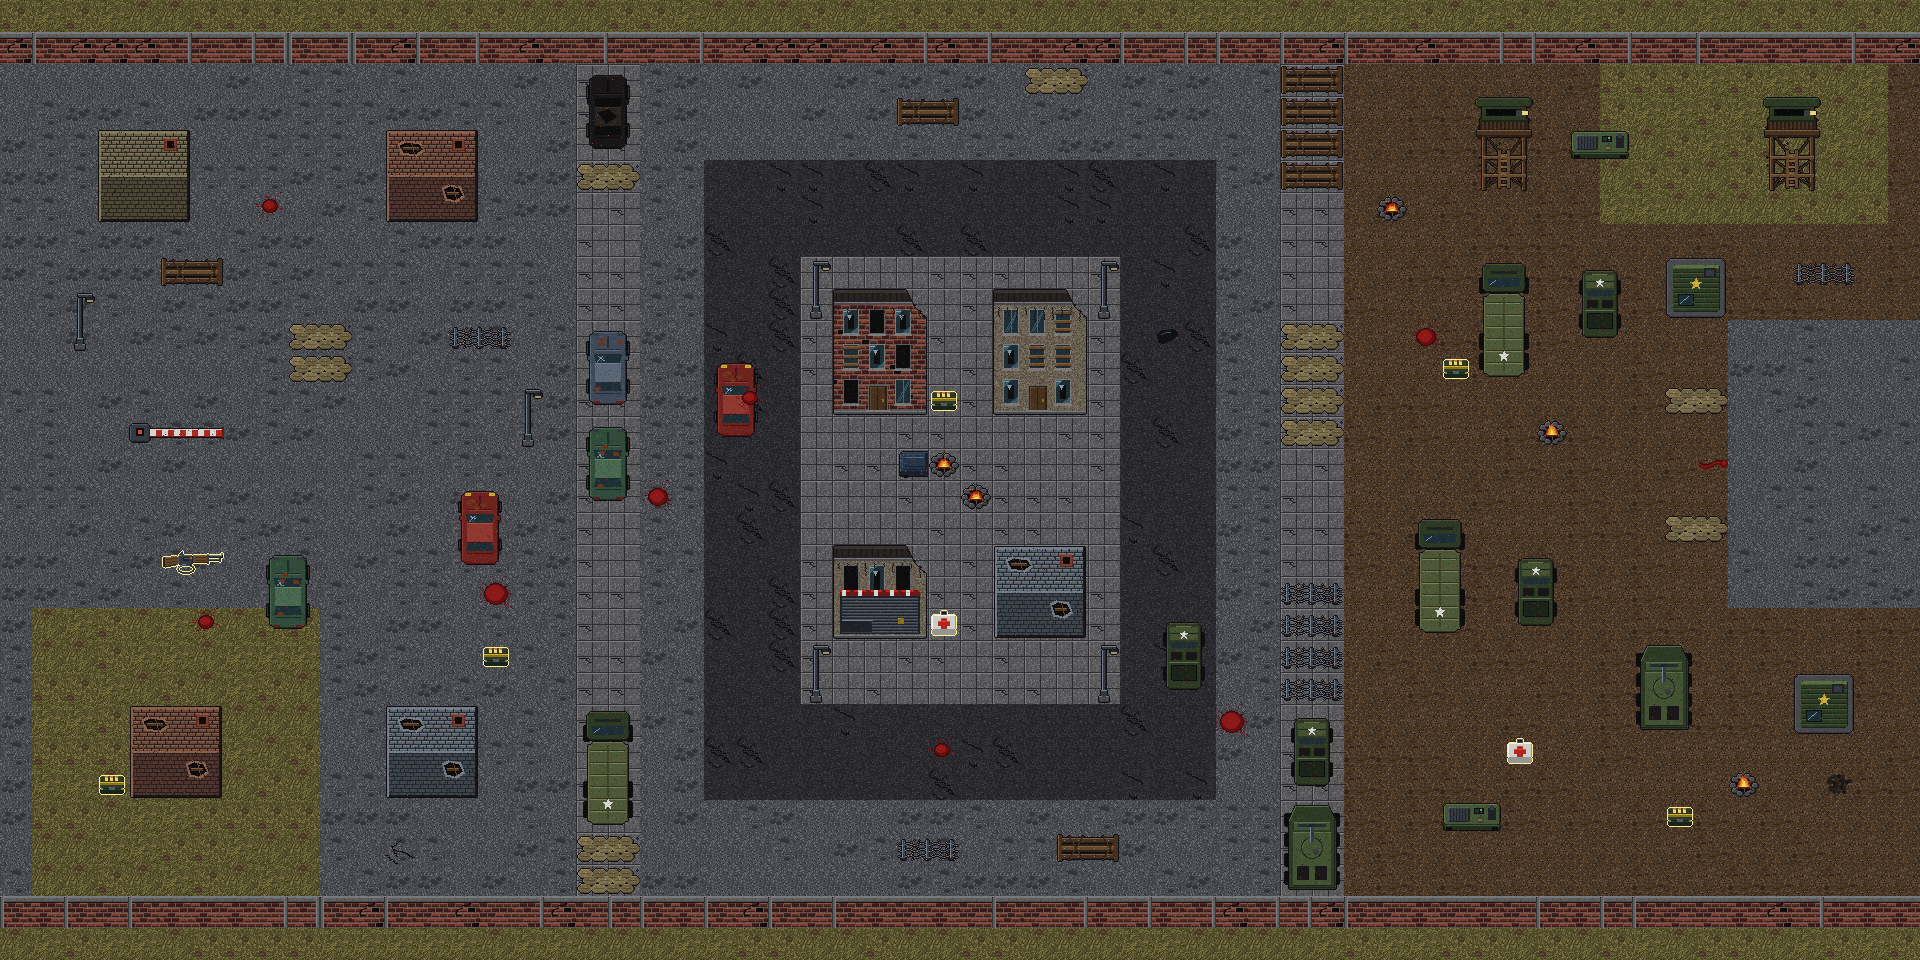

This game map was drawn from its Tiled (.tmx) file and the tilesets committed beside it. A one-line description and the trimmed map source follow:
An orthogonal 60x30 tile map with 32x32 px tiles, 3 tile layers (suelo, objetos, decoracion) and 110 objects (26x barricada, 16x zombie, 6x auto, 5x bodega, 4x jeep, ...).

<map version="1.10" tiledversion="1.12.2" orientation="orthogonal" renderorder="right-down" width="60" height="30" tilewidth="32" tileheight="32" infinite="0" nextlayerid="8" nextobjectid="260">
 <properties>
  <property name="nivel" type="int" value="3" />
  <property name="nombre" value="Complejo industrial: zona oscura" />
  <property name="ambiente_oscuro" type="bool" value="true" />
 </properties>
 <tileset firstgid="1" source="tileset_dead_zone.tsx" />
 <layer id="1" name="suelo" width="60" height="30">
  <data>[1800 cells, 1800 non-empty, 16 distinct tile ids]</data>
 </layer>
 <layer id="3" name="objetos" width="60" height="30">
  <data>[1800 cells, 400 non-empty, 141 distinct tile ids]</data>
 </layer>
 <objectgroup id="4" name="colisiones">
  <object id="1" name="muro_norte" x="0" y="32" width="1920" height="32" />
  <object id="2" name="muro_sur" x="0" y="896" width="1920" height="32" />
  <object id="3" name="bodega" x="96" y="128" width="96" height="96" />
  <object id="4" name="bodega" x="384" y="128" width="96" height="96" />
  <object id="5" name="bodega" x="384" y="704" width="96" height="96" />
  <object id="6" name="bodega" x="128" y="704" width="96" height="96" />
  <object id="7" name="barricada" x="288" y="320" width="64" height="32" />
  <object id="8" name="barricada" x="288" y="352" width="64" height="32" />
  <object id="9" name="auto" x="256" y="544" width="64" height="96" />
  <object id="10" name="auto" x="448" y="480" width="64" height="96" />
  <object id="11" name="barricada" x="160" y="256" width="64" height="32" />
  <object id="12" name="barricada" x="448" y="320" width="64" height="32" />
  <object id="13" name="auto" x="576" y="64" width="64" height="96" />
  <object id="14" name="barricada" x="576" y="160" width="64" height="32" />
  <object id="15" name="auto" x="576" y="320" width="64" height="96" />
  <object id="16" name="auto" x="576" y="416" width="64" height="96" />
  <object id="17" name="camion" x="576" y="704" width="64" height="128" />
  <object id="18" name="barricada" x="576" y="832" width="64" height="32" />
  <object id="19" name="barricada" x="576" y="864" width="64" height="32" />
  <object id="20" name="edificio" x="832" y="288" width="96" height="128" />
  <object id="21" name="edificio" x="992" y="288" width="96" height="128" />
  <object id="22" name="tienda" x="832" y="544" width="96" height="96" />
  <object id="23" name="bodega" x="992" y="544" width="96" height="96" />
  <object id="24" name="auto" x="704" y="352" width="64" height="96" />
  <object id="25" name="jeep" x="1152" y="608" width="64" height="96" />
  <object id="26" name="barricada" x="896" y="96" width="64" height="32" />
  <object id="27" name="barricada" x="1024" y="64" width="64" height="32" />
  <object id="28" name="barricada" x="896" y="832" width="64" height="32" />
  <object id="29" name="barricada" x="1056" y="832" width="64" height="32" />
  <object id="30" name="barricada" x="1280" y="64" width="64" height="32" />
  <object id="31" name="barricada" x="1280" y="96" width="64" height="32" />
  <object id="32" name="barricada" x="1280" y="128" width="64" height="32" />
  <object id="33" name="barricada" x="1280" y="160" width="64" height="32" />
  <object id="34" name="barricada" x="1280" y="320" width="64" height="32" />
  <object id="35" name="barricada" x="1280" y="352" width="64" height="32" />
  <object id="36" name="barricada" x="1280" y="384" width="64" height="32" />
  <object id="37" name="barricada" x="1280" y="416" width="64" height="32" />
  <object id="38" name="barricada" x="1280" y="576" width="64" height="32" />
  <object id="39" name="barricada" x="1280" y="608" width="64" height="32" />
  <object id="40" name="barricada" x="1280" y="640" width="64" height="32" />
  <object id="41" name="barricada" x="1280" y="672" width="64" height="32" />
  <object id="42" name="jeep" x="1280" y="704" width="64" height="96" />
  <object id="43" name="tanque" x="1280" y="800" width="64" height="96" />
  <object id="44" name="torre" x="1472" y="96" width="64" height="96" />
  <object id="45" name="generador" x="1568" y="128" width="64" height="32" />
  <object id="46" name="caja_mando" x="1664" y="256" width="64" height="64" />
  <object id="47" name="camion" x="1472" y="256" width="64" height="128" />
  <object id="48" name="jeep" x="1568" y="256" width="64" height="96" />
  <object id="49" name="camion" x="1408" y="512" width="64" height="128" />
  <object id="50" name="jeep" x="1504" y="544" width="64" height="96" />
  <object id="51" name="tanque" x="1632" y="640" width="64" height="96" />
  <object id="52" name="caja_mando" x="1792" y="672" width="64" height="64" />
  <object id="53" name="generador" x="1440" y="800" width="64" height="32" />
  <object id="54" name="torre" x="1760" y="96" width="64" height="96" />
  <object id="55" name="barricada" x="1664" y="384" width="64" height="32" />
  <object id="56" name="barricada" x="1664" y="512" width="64" height="32" />
  <object id="57" name="barricada" x="1792" y="256" width="64" height="32" />
 </objectgroup>
 <objectgroup id="5" name="puntos" visible="0">
  <object id="100" name="jugador" x="96" y="480"><point /></object><object id="101" name="zombie" x="330" y="262"><point /></object><object id="102" name="zombie" x="430" y="820"><point /></object><object id="103" name="zombie" x="740" y="176"><point /></object><object id="104" name="zombie" x="1000" y="820"><point /></object><object id="105" name="zombie" x="1150" y="176"><point /></object><object id="106" name="zombie" x="1150" y="816"><point /></object><object id="107" name="zombie" x="460" y="420"><point /></object><object id="108" name="zombie" x="900" y="500"><point /></object><object id="109" name="zombie" x="1150" y="400"><point /></object><object id="110" name="zombie" x="820" y="700"><point /></object><object id="111" name="zombie" x="1390" y="300"><point /></object><object id="112" name="zombie" x="1600" y="470"><point /></object><object id="113" name="zombie" x="1760" y="350"><point /></object><object id="114" name="zombie" x="1420" y="720"><point /></object><object id="115" name="zombie" x="1540" y="700"><point /></object><object id="116" name="zombie" x="1760" y="600"><point /></object><object id="117" name="escopeta" x="160" y="544"><point /></object><object id="118" name="municion_rifle" x="480" y="640"><point /></object><object id="119" name="municion_rifle" x="1440" y="352"><point /></object><object id="120" name="municion_escopeta" x="928" y="384"><point /></object><object id="121" name="municion_escopeta" x="1664" y="800"><point /></object><object id="122" name="municion" x="96" y="768"><point /></object><object id="123" name="botiquin" x="928" y="608"><point /></object><object id="124" name="botiquin" x="1504" y="736"><point /></object><object id="125" name="salida" x="1824" y="384" width="96" height="160" /><object id="126" name="patrol_1_a" x="250" y="262"><point /></object><object id="127" name="patrol_1_b" x="440" y="262"><point /></object><object id="128" name="patrol_2_a" x="330" y="820"><point /></object><object id="129" name="patrol_2_b" x="560" y="820"><point /></object><object id="130" name="patrol_3_a" x="680" y="176"><point /></object><object id="131" name="patrol_3_b" x="830" y="176"><point /></object><object id="132" name="patrol_4_a" x="900" y="820"><point /></object><object id="133" name="patrol_4_b" x="1120" y="820"><point /></object><object id="134" name="patrol_5_a" x="1090" y="176"><point /></object><object id="135" name="patrol_5_b" x="1230" y="176"><point /></object><object id="136" name="patrol_6_a" x="1060" y="816"><point /></object><object id="137" name="patrol_6_b" x="1230" y="816"><point /></object></objectgroup>
 <layer id="2" name="decoracion" width="60" height="30" locked="1">
  <data>[1800 cells, 12 non-empty, 7 distinct tile ids]</data>
 </layer>
</map>
<!-- 15 of 110 objects omitted -->
